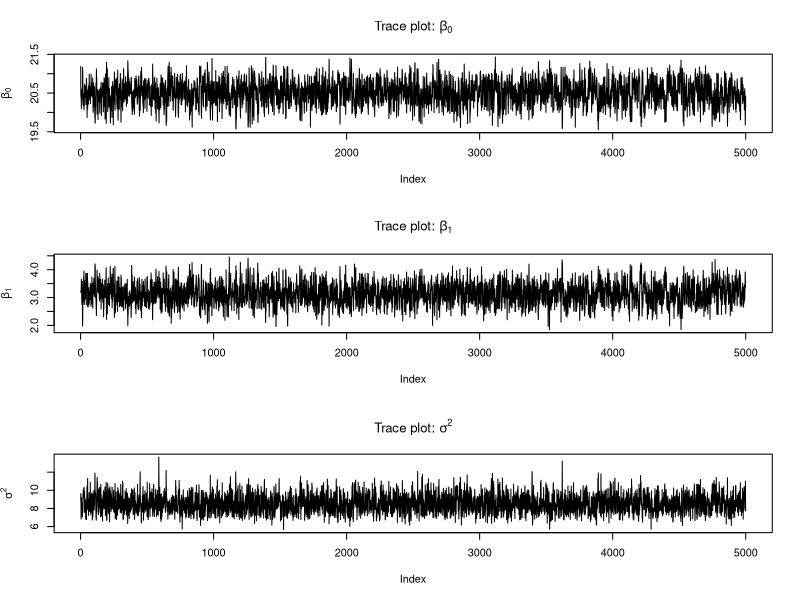
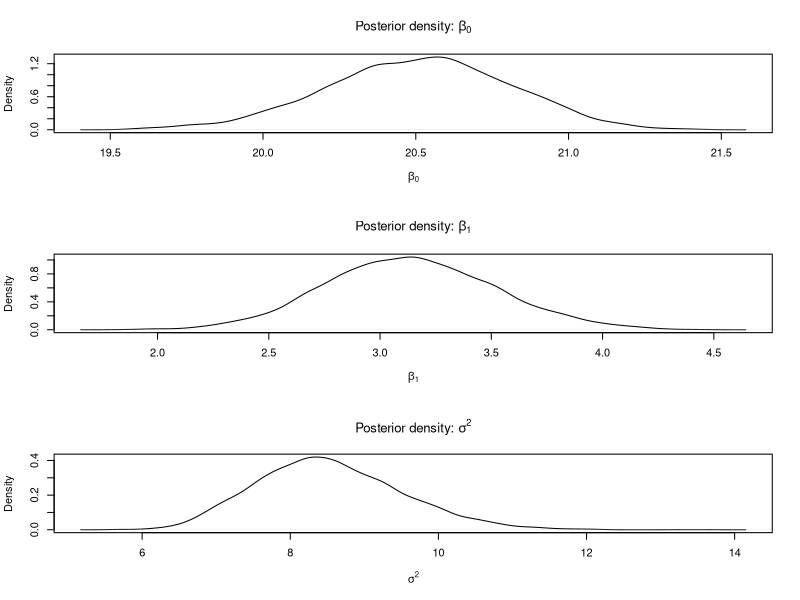
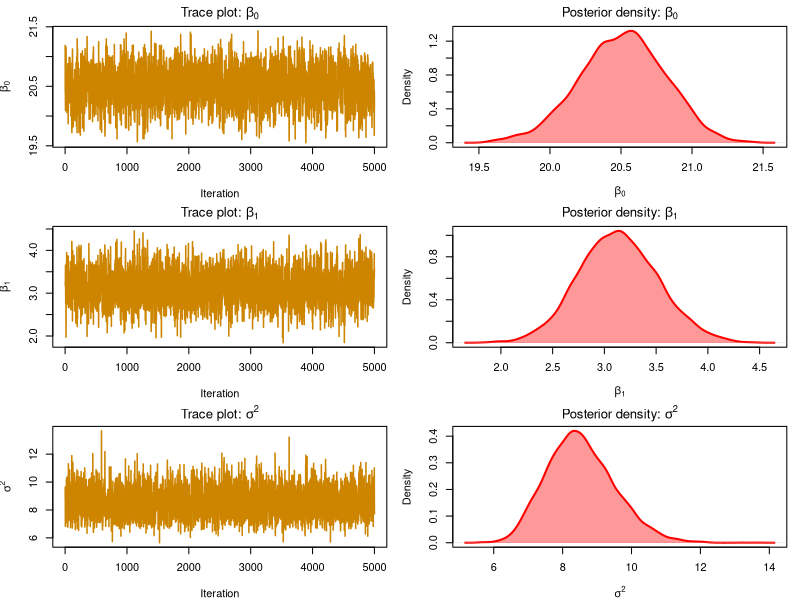

These charts were generated, in order, by the following R code:
# Load required packages
library(sn)

# Load AIS data
data(ais)
attach(ais)

# Encode sex as binary: 0 = female, 1 = male
ais$sex_num <- ifelse(ais$sex == "male", 1, 0)

set.seed(123)
n <- nrow(ais)
y <- ais$BMI
x <- ais$sex_num
n_train <- length(y)

# Set hyperparameters
mu_beta <- 0
sigma_beta2 <- 1
a_sigma <- 0.01
b_sigma <- 0.01

# Gibbs sampler settings
n_iter <- 10000
burn_in <- 5000

beta0_samples <- numeric(n_iter)
beta1_samples <- numeric(n_iter)
sigma2_samples <- numeric(n_iter)

# Initialize
beta0 <- 0
beta1 <- 0
sigma2 <- 1

# Gibbs sampler
for (iter in 1:n_iter) {
  
  # Update beta0 conditional on beta1, sigma2, y
  sigma_beta0_post <- 1 / (n_train / sigma2 + 1 / sigma_beta2)
  mu_beta0_post <- sigma_beta0_post * (sum(y - beta1 * x) / sigma2 + mu_beta / sigma_beta2)
  beta0 <- rnorm(1, mean = mu_beta0_post, sd = sqrt(sigma_beta0_post))
  
  # Update beta1 conditional on beta0, sigma2, y
  sigma_beta1_post <- 1 / (sum(x^2) / sigma2 + 1 / sigma_beta2)
  mu_beta1_post <- sigma_beta1_post * (sum(x * (y - beta0)) / sigma2 + mu_beta / sigma_beta2)
  beta1 <- rnorm(1, mean = mu_beta1_post, sd = sqrt(sigma_beta1_post))
  
  # Update sigma2 conditional on beta0, beta1, y
  a_post <- a_sigma + n_train / 2
  b_post <- b_sigma + sum((y - beta0 - beta1 * x)^2) / 2
  sigma2 <- 1 / rgamma(1, shape = a_post, rate = b_post)  # Inverse-Gamma
  
  # Store samples
  beta0_samples[iter] <- beta0
  beta1_samples[iter] <- beta1
  sigma2_samples[iter] <- sigma2
}

# Apply burn-in
beta0_post <- beta0_samples[(burn_in + 1):n_iter]
beta1_post <- beta1_samples[(burn_in + 1):n_iter]
sigma2_post <- sigma2_samples[(burn_in + 1):n_iter]

# Posterior summaries
posterior_summary <- data.frame(
  Parameter = c("beta0", "beta1", "sigma2"),
  Mean = c(mean(beta0_post), mean(beta1_post), mean(sigma2_post)),
  SD = c(sd(beta0_post), sd(beta1_post), sd(sigma2_post)),
  `2.5%` = c(quantile(beta0_post, 0.025), quantile(beta1_post, 0.025), quantile(sigma2_post, 0.025)),
  `97.5%` = c(quantile(beta0_post, 0.975), quantile(beta1_post, 0.975), quantile(sigma2_post, 0.975))
)

print(posterior_summary)

# Trace plots with Greek letters
par(mfrow = c(3,1))
plot(beta0_post, type='l', main=expression(paste("Trace plot: ", beta[0])), ylab=expression(beta[0]))
plot(beta1_post, type='l', main=expression(paste("Trace plot: ", beta[1])), ylab=expression(beta[1]))
plot(sigma2_post, type='l', main=expression(paste("Trace plot: ", sigma^2)), ylab=expression(sigma^2))

# Posterior density plots
par(mfrow = c(3,1))
plot(density(beta0_post), main=expression(paste("Posterior density: ", beta[0])), xlab=expression(beta[0]))
plot(density(beta1_post), main=expression(paste("Posterior density: ", beta[1])), xlab=expression(beta[1]))
plot(density(sigma2_post), main=expression(paste("Posterior density: ", sigma^2)), xlab=expression(sigma^2))




# Improved trace and posterior density plots
par(mfrow = c(3,2), mar = c(4,4,2,1))  # 3 rows, 2 columns, adjust margins

# Beta0
plot(beta0_post, type='l', col='orange3', lwd=1.5,
     main=expression(paste("Trace plot: ", beta[0])),
     ylab=expression(beta[0]), xlab="Iteration")
plot(density(beta0_post), col='red', lwd=2,
     main=expression(paste("Posterior density: ", beta[0])),
     xlab=expression(beta[0]))
polygon(density(beta0_post), col=rgb(1,0,0,0.4), border=NA)

# Beta1
plot(beta1_post, type='l', col='orange3', lwd=1.5,
     main=expression(paste("Trace plot: ", beta[1])),
     ylab=expression(beta[1]), xlab="Iteration")
plot(density(beta1_post), col='red', lwd=2,
     main=expression(paste("Posterior density: ", beta[1])),
     xlab=expression(beta[1]))
polygon(density(beta1_post), col=rgb(1,0,0,0.4), border=NA)

# Sigma^2
plot(sigma2_post, type='l', col='orange3', lwd=1.5,
     main=expression(paste("Trace plot: ", sigma^2)),
     ylab=expression(sigma^2), xlab="Iteration")
plot(density(sigma2_post), col='red', lwd=2,
     main=expression(paste("Posterior density: ", sigma^2)),
     xlab=expression(sigma^2))
polygon(density(sigma2_post), col=rgb(1,0,0,0.4), border=NA)
